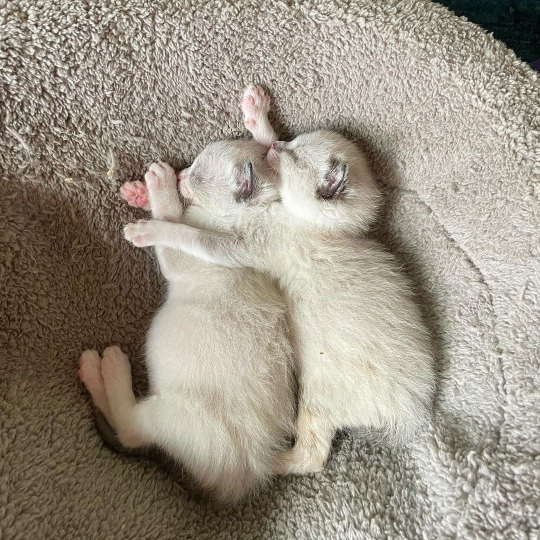
#> input picture cat.jpg, 1080 x 1080 px, given as the content of the folder D:/Projects/cats_dataset/best, which was not available (shown at 1/2 size)
$ python test.py
#> lines starting #> are read from the running program, lines starting #| are printed output that depends on the picture; pictures that were not available may be replaced by others from this repository, and a replacement may not be noted
### collager.py
from turtle import width
from PIL import Image, ImageFile
from random import choice
from tqdm import tqdm
import os

from loguru import logger
log_level = "WARNING"
logger.remove()

# to fix "OSError: broken data stream when reading image file"
# and "OSError: image file is truncated"
# according to: https://stackoverflow.com/a/23575424/15301038
ImageFile.LOAD_TRUNCATED_IMAGES = True


class Collager:
    '''
    Collager class - for generating collages from random images

    Methods:
    - collage: creates a collage from the image_data
    - update_path: updates the path and scans it for images
    '''
    file_extensions = ["jpg", "jpeg", "png", "bmp"]

    def __init__(self, path: str | list[str]) -> None:
        '''
        Creates a new collager instance
        - scans the given path / multiple paths for images
        - calculates their aspect ratios
        '''
        self.update_path(path)

    def update_path(self, path: str | list[str]) -> None:
        '''
        Updates the path and scans it for images
        Then updates the image_data with new aspect ratios
        '''
        match path:
            case str():
                self.image_path = [path]
                logger.debug(f"updated path to {path}")
                self.image_files = self.get_files(path, self.file_extensions)
                logger.debug(f"found {len(self.image_files)} images")
                self.image_data = self.get_aspect_ratios(self.image_files)
                logger.success(
                    f"found {len(self.image_data)} images that can be used")
            case list():
                self.image_path = path
                logger.debug(f"updated path to {path}")
                self.image_files = []
                for p in path:
                    self.image_files += self.get_files(p, self.file_extensions)
                logger.debug(f"found {len(self.image_files)} images")
                self.image_data = self.get_aspect_ratios(self.image_files)
                logger.success(
                    f"found {len(self.image_data)} images that can be used")
            case _:
                raise TypeError("path must be a string or a list of strings")

    def get_files(self, path: str, ext: list[str]) -> list[str]:
        '''
        Get all files in path with extension in ext, exclude folders, hidden files, etc.
        '''
        def tqdm_wrapper(iterable, log_level):
            # TODO: make this wrapper global
            if log_level == "DEBUG":
                return tqdm(iterable, desc="scanning path")
            else:
                return iterable

        return list(filter(
            lambda file:
                os.path.isfile(file) and
                not file.startswith(".") and
                os.path.splitext(file)[1][1:] in ext,
            [
                os.path.join(path, file) for file
                in tqdm_wrapper(os.listdir(path), log_level)
            ]
        ))
#> in get_aspect_ratios, img is the input picture: PIL image 1080x1080 RGB; mean R, G, B 155.9, 147.6, 134

    def get_aspect_ratios(self, images: list[str]) -> list[dict[str, float]]:
        '''
        Get aspect ratios of images

        Returns:
        - list of dicts with keys:
            - path: path to image
            - ratio: aspect ratio of image
        '''
        ratios = []
        # TODO: use tqdm_wrapper to show progress
        for image in tqdm(images[:], desc="calculating ratios"):
            try:
                img = Image.open(image)
                ratios.append({"path": image, "ratio": img.width / img.height})
                img.close()
            except:
                logger.warning(f"Broken file: {image}")
                images.remove(image)
        return ratios

    def center_crop(self, img: Image.Image, height: int, crop_ratio: float, scale_method: Image.Resampling) -> Image.Image:
        '''
        Crop image to center with crop_ratio (width / height) and resize to height proportionally
        '''
        crop_ratio = crop_ratio
        width = round(height * crop_ratio)
        if img.width / img.height > crop_ratio:
            # crop the left and right edges:
            offset = round((img.width - crop_ratio * img.height) / 2)
            size = (offset, 0, img.width - offset, img.height)
        else:
            # crop the top and bottom edges:
            offset = round((img.height - img.width / crop_ratio) / 2)
            size = (0, offset, img.width, img.height - offset)

        # crop and resize image
        logger.debug(
            f"crop image: [ {img.width:4} × {img.height:<4} ] " +
            f"-> [ {size[2] - size[0]:4} × {size[3] - size[1]:<4} ] " +
            f"resize: [ {width:4} × {height:<4} ]")
        return img.crop(size).resize((width, height), scale_method)

    def create_line(self, image_data: list[dict[str, float]], width: int, line_height: int, ratio_delta: float = 0.05,
                    scale_method: Image.Resampling = Image.Resampling.LANCZOS) -> tuple[Image.Image, int]:
        '''
        Create line of random images from images list with given width and height

        TODO: prevent infinite loop
        '''
        def sum_ratios(items):
            return sum([item["ratio"] for item in items])

        height_shift = ratio_delta * line_height
        line_ratio = width / line_height
        min_ratio = width / (line_height + height_shift)
        max_ratio = width / (line_height - height_shift)
        logger.trace(f"min_ratio: {min_ratio}, max_ratio: {max_ratio}")

        iters = 0
        selected_ratios = []
        while selected_ratios == []:
            iters += 1
            while sum_ratios(selected_ratios) < min_ratio:
                selected_ratios.append(choice(image_data))
                # TODO: не допускать повторы изображений
                # 3 уровня настройки повторов
                # 1) разрешить любые повторы
                # 2) запретить повторы в одной линии
                # 3) запретить повторы во всем коллаже
            logger.trace(
                f"sum_ratios at iter {iters}: {sum_ratios(selected_ratios)}")
            if sum_ratios(selected_ratios) > max_ratio:
                selected_ratios = []

        curr_ratio = sum_ratios(selected_ratios)
        ratio_delta = line_ratio - curr_ratio
        logger.debug(f"ratio delta: {ratio_delta:.4f}")

        new_ratios = [
            item["ratio"] + ratio_delta * item["ratio"] / curr_ratio
            for item in selected_ratios
        ]

        # apply new ratios to images
        current_x = 0
        resized_images = []
        for i, image in enumerate(selected_ratios):
            img = Image.open(image["path"])
            img = self.center_crop(
                img, line_height, new_ratios[i], scale_method)
            resized_images.append(img)

        # create image with width = sum of selected images
        sum_width = sum([img.width for img in resized_images])
        logger.debug(f"create line: {sum_width} × {line_height}")
        line = Image.new("RGB", (sum_width, line_height))
        for i, img in enumerate(resized_images):
            # append img to line
            line.paste(img, (current_x, 0))
            current_x += img.width

        # resize line to ideal width
        logger.debug(f"resize line to {width} × {line_height}")
        return line.resize((width, line_height), scale_method), iters

    def collage(self, width: int, height: int, lines: int, ratio_delta: int = 0.05,
                scale_method=Image.Resampling.LANCZOS) -> Image.Image:
        '''
        Creates a collage from the image_data
        - width: the width of the collage
        - height: the height of the collage
        - lines: the number of lines in the collage
        - ratio_delta: the maximum variation of the aspect ratio when cropping images
        - scale_method: the method to use for scaling the images

        TODO:
        - add support for horizontal / vertical collages
        - add duplicates control (e.g. no duplicates in a line, no duplicates in a neighbor lines, etc.)
        '''
#> called with width = 1920, height = 1080, lines = 5, ratio_delta = 0.05, scale_method = 1
        line_height = height // lines
        collage = Image.new("RGBA", (width, line_height * lines))
#> collage: PIL image 1920x1080 RGBA; every value is 0
        logger.debug(f"height: {height}, line_height: {line_height}")

        for line_n in tqdm(range(lines), desc="creating lines"):
            logger.debug(f"creating line # {line_n}")
            line, iters = self.create_line(self.image_data, width,
                                           line_height, ratio_delta, scale_method)
#> in center_crop, `return img.crop(size).resize((width, height), scale_method)`:
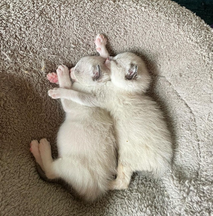
#> returned value: PIL image 213x216 RGB; mean R, G, B 156.2, 147.9, 134.3
#> in create_line, `line = Image.new("RGB", (sum_width, line_height))`: line: PIL image 1917x216 RGB; every value is 0
#> after the loop in create_line, `for i, img in enumerate(resized_images):`:
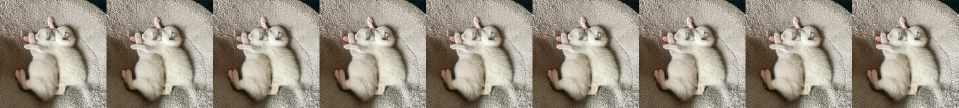
#> line: PIL image 1917x216 RGB (shown at 1/2 size); mean R, G, B 156.2, 147.9, 134.3
#> line: PIL image 1920x216 RGB
            logger.success(
                f"created line # {line_n} with {iters} iteration" + ("s" if iters > 1 else ""))
            collage.paste(line, (0, line_n * line_height))
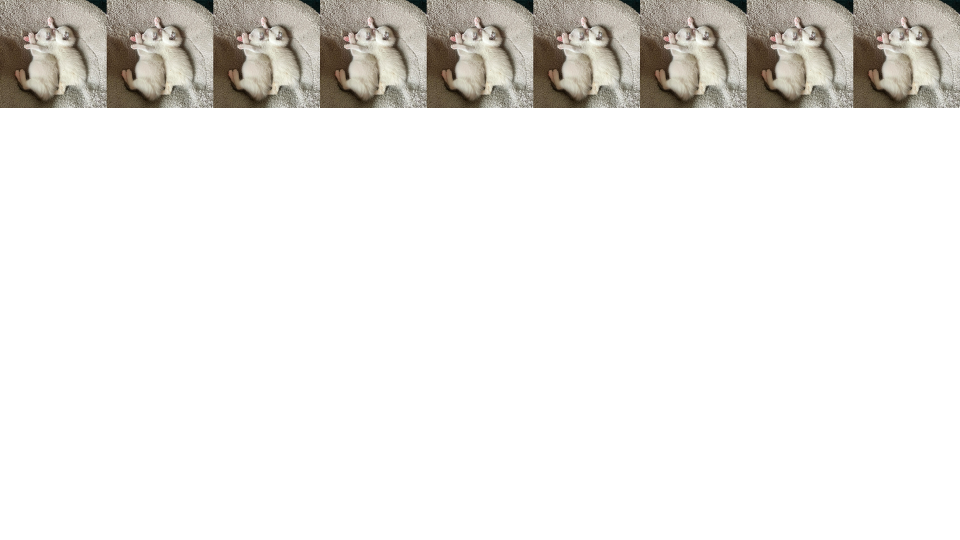
#> collage: PIL image 1920x1080 RGBA (shown at 1/2 size); mean R, G, B, A 31.2, 29.6, 26.9, 51; transparent parts drawn white

        logger.success(f"created collage with {lines} lines")
        logger.debug(
            f"resize collage: {collage.width} × {collage.height} -> {width} × {height}")
        return collage.resize((width, height), scale_method)
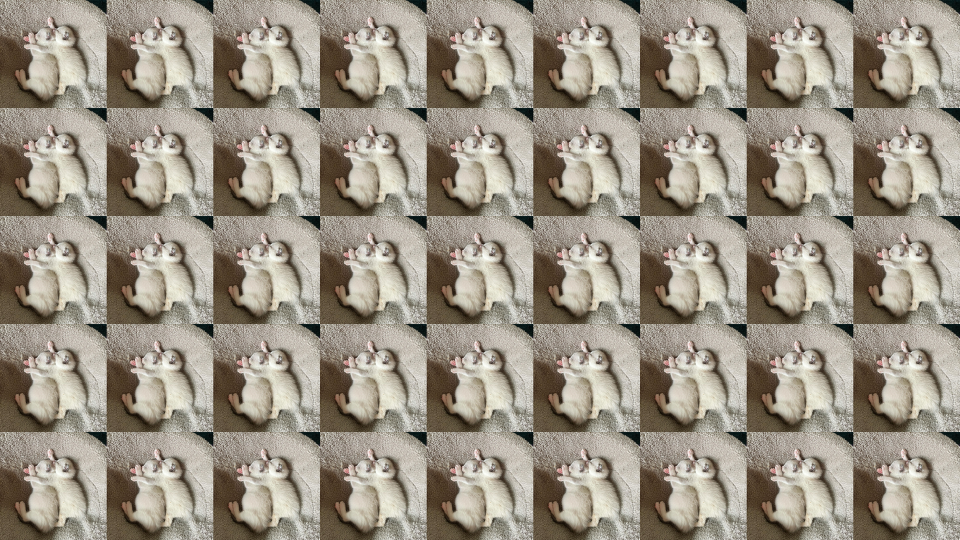
#> returned value: PIL image 1920x1080 RGBA (shown at 1/2 size); mean R, G, B, A 156.2, 147.9, 134.3, 255


# [67 lines that do not run on import are left out]

### test.py
from collager import Collager

path = "D:/Projects/cats_dataset/best"
width, height = (1920, 1080)
lines = 5

collager = Collager(path)
collage = collager.collage(width, height, lines)
collage.save("collage.png")
